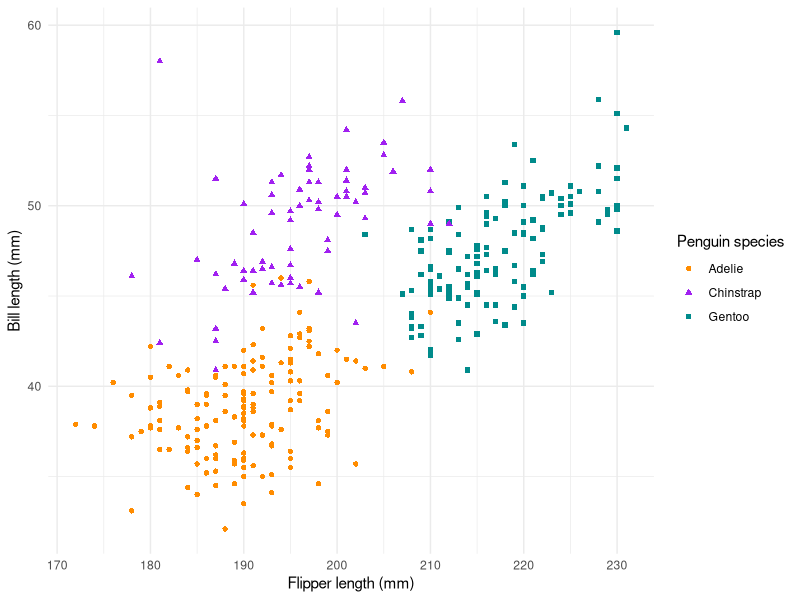

This chart was generated by the following R code:
## ---- chunk 1
#| label: load-packages
#| include: false
library(tidyverse)
library(palmerpenguins)
## ---- chunk 2
#| label: fig-plot-penguins
#| fig-cap: Flipper and bill length for penguins at Palmer Station LTER
#| warning: false
#| echo: false
ggplot(penguins, aes(x = flipper_length_mm, y = bill_length_mm)) +
  geom_point(aes(color = species, shape = species)) +
  scale_color_manual(values = c("darkorange", "purple", "cyan4")) +
  labs(
    x = "Flipper length (mm)",
    y = "Bill length (mm)",
    color = "Penguin species",
    shape = "Penguin species"
  ) +
  theme_minimal()
